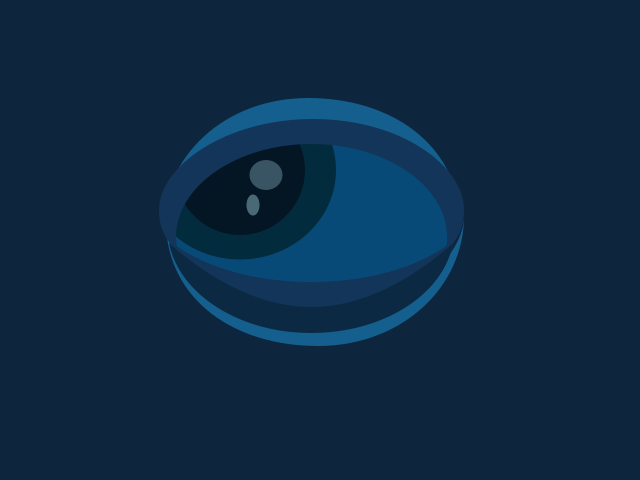
Frame 1 (no input)
Frame 60 (the mouse pressed at the canvas centre just before this capture): identical to frame 1, image omitted
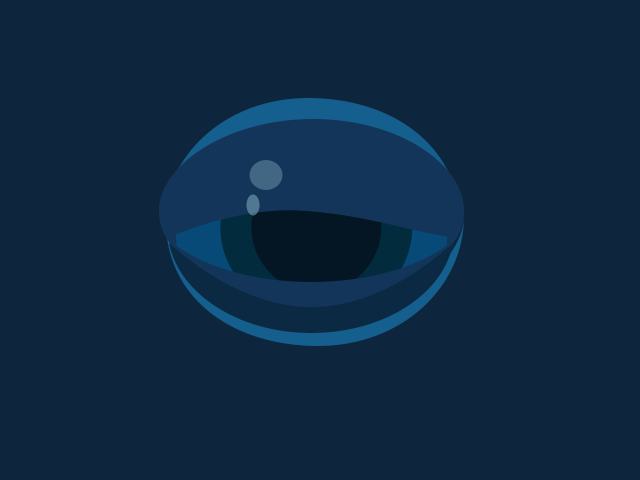
Frame 120 (the mouse held since frame 60 and released just before this capture)

The Processing sketch that drew these frames (run headless with seeded random() and noise(); from frame 60 on, the mouse is pressed at the canvas centre):

// Processing sketch: processing_9037
// ── processing_9037.pde

 
float mx;
float my;
float easing = 0.05;
int radius = 10;
int edge = 200;
int inner = edge + radius;
int i = 10;
void setup() {
size(640, 480);
background(14, 37, 62);
noStroke();
smooth();


}

void draw() { 
  background(14, 37, 62);
  if (abs(mouseX - mx) > 0.1) {
    mx = mx + (mouseX - mx) * easing;
  }
  if (abs(mouseY - my) > 0.1) {
    my = my + (mouseY- my) * easing;
  }
  
  mx = constrain(mx, inner + 30, width - inner - 40);
  my = constrain(my, inner-30, height - inner);
  
  

//eye fill
fill(8, 74, 119);
ellipse(313, 220, 285, 187);  
  //iris
fill(3, 43, 62);
ellipse(mx, my - 10, 192, 179);
  
 //pupil
fill(4, 22, 35);
ellipse(mx, my - 10, 130, 130);

fill(14, 37, 62);
beginShape();
vertex(93, 258);
vertex(75, 116);
vertex(206, 24);
vertex(572, 37);
vertex(592, 216);
vertex(457, 219);
vertex(434, 174);
vertex(403, 141);
vertex(221, 139);
vertex(165, 214);
endShape(CLOSE);

fill(14, 37, 62);
beginShape();
vertex(164, 202);
vertex(173, 240);
vertex(189, 279);
vertex(227, 317);
vertex(287, 327);
vertex(379, 320);
vertex(447, 248);
vertex(463, 218);
vertex(504, 200);
vertex(583, 200);
vertex(573, 359);
vertex(418, 453);
vertex(141, 436);
vertex(52, 267);
vertex(104, 214);
endShape(CLOSE);



//eyelid top light blue
fill(20, 95, 141);
beginShape();
vertex(163, 228);
bezierVertex(163, 157, 224, 98, 308, 98);
bezierVertex(392, 98, 457, 145, 460, 219);
bezierVertex(427, 183, 378, 122, 308, 122);
bezierVertex(238, 122, 162, 178, 163, 228);
endShape();

//bottom lid light blue
fill(20, 95, 141);
beginShape();
vertex(166, 226);
bezierVertex(185, 276,248, 323, 318, 323);
bezierVertex(388, 323, 464, 263, 464, 216);
bezierVertex(464, 287, 402, 346, 318, 346);
bezierVertex(234, 346, 169 ,300, 166, 226);
endShape();
  
if (mousePressed){ 

fill(18, 53, 89);
beginShape();
vertex(174, 235);
bezierVertex(180, 209, 177, 207, 202, 179);
bezierVertex(226, 152, 272, 126, 313, 126);
bezierVertex(392, 126, 453, 151, 458, 238);
bezierVertex(414, 233, 372, 216, 307, 211);
bezierVertex(242, 205, 176, 235, 174, 235);
endShape(CLOSE);

}

//top eye lid dark blue
fill(18, 53, 89);
beginShape();
vertex(177, 250);
bezierVertex(163, 238, 159, 225, 159, 210);
bezierVertex(159, 166, 226, 119, 313, 119);
bezierVertex(401, 119, 464, 166, 464, 210);
bezierVertex(464, 225, 460, 238, 446, 250);
bezierVertex(447, 246, 447, 242, 447, 237);
bezierVertex(447, 186, 386, 144, 311, 144);
bezierVertex(237, 144, 176, 186, 176, 237);
endShape();

//lower lid
fill(18, 53, 89);
beginShape();
vertex(169, 240);
bezierVertex(198, 265, 251, 282, 311, 282);
bezierVertex(372, 282, 424, 265, 454, 240);
bezierVertex(444, 290, 384, 329, 311, 329);
bezierVertex(239, 329, 179, 290, 169, 240);
endShape();

fill(11, 41, 66);
beginShape();
vertex(169, 243);
bezierVertex(198, 269, 251, 307, 311, 307);
bezierVertex(372, 307, 424, 269, 453, 243);
bezierVertex(444, 294, 384, 333, 311, 333);
bezierVertex(239, 333, 179, 294, 169, 243);
endShape();

//glare 1
fill(144, 187, 204, 95);
ellipse(266, 175,33, 30); 

//glare 2
fill(144, 187, 204, 95);
ellipse(253, 205, 13, 21);
//glare 2
fill(144, 187, 204, 50);
ellipse(253, 205, 13, 21);

}
